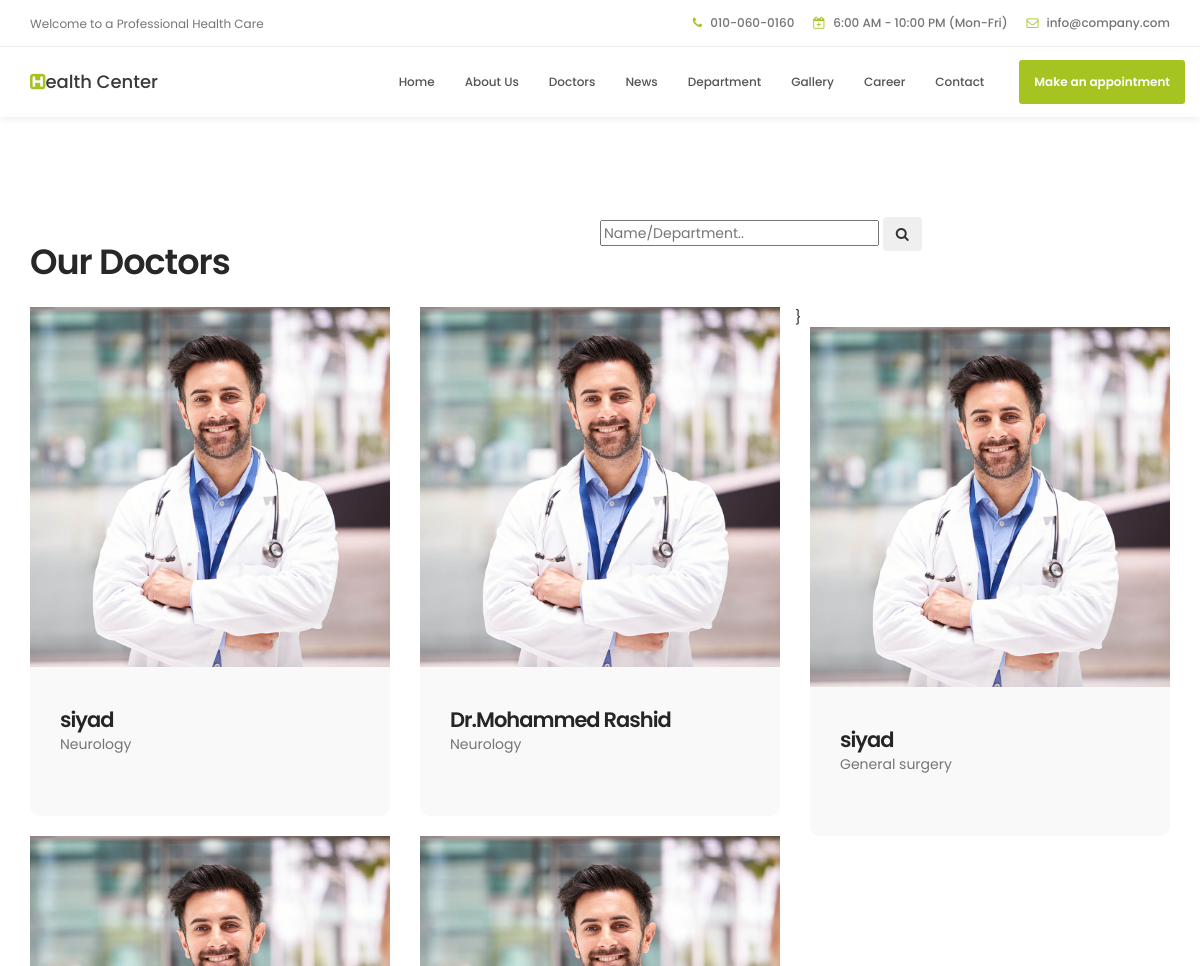
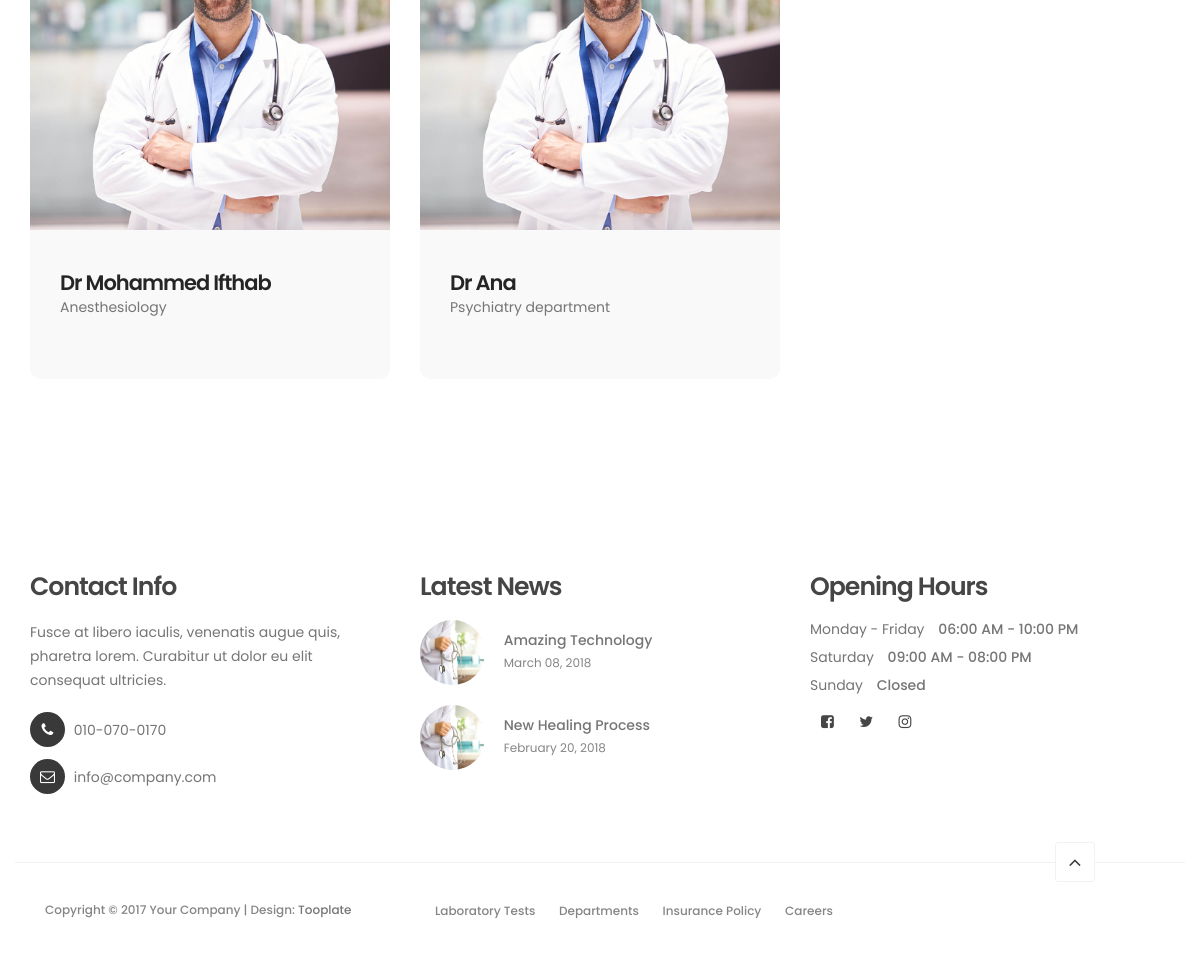
Page /doctorsviews/ on the committed database (2 pictures, top to bottom).
### myapp/models.py (models this page shows, shortened)
class Doctors(models.Model):
    doc_name = models.CharField(max_length=30,null=True)
    doc_dep = models.ForeignKey(Department,on_delete=models.CASCADE,related_name='dep_name')
    designation = models.TextField(null=True)
    age = models.IntegerField(null=True)
    doc_img = models.ImageField(null=True,upload_to='doctors')
    exp = models.IntegerField(null=True)
    qualification = models.CharField(max_length=50,null=True)
    opening_time = models.CharField(max_length=30,null=True)
    day = models.CharField(max_length=30,null=True)
    place = models.CharField(max_length=30,null=True)

class Department(models.Model):
    Title = models.CharField(max_length=30,null=True)
    Description = models.TextField(max_length=200,null=True)
    def __str__(self):
        return self.Title

### myapp/views.py (the view)
# urls.py: path('doctorsviews/',views.doctors_views,name='doctorsviews'),
def doctors_views(request):
    query = request.GET.get('query')
    if query:
        doctors = Doctors.objects.filter(doc_name__icontains=query)| Doctors.objects.filter(doc_dep__Title__icontains=query)
        if doctors:
            return render(request, 'team.html', {'doctors': doctors})
        else:
            print("Error.html")
    else:
        results = Doctors.objects.all
    return render(request, 'team.html', {'results': results})

### templates/team.html (shortened to what this page needs)
{%extends 'base.html'%}
{%load static%}
{%block content%}
     <section id="team" data-stellar-background-ratio="1">
          <div class="container">
               <div class="row">
                    <div class="col-md-6 col-sm-6">
                         <div class="about-info">
                              <h2 class="wow fadeInUp" data-wow-delay="0.1s">Our Doctors</h2>
                         </div>
                    </div>
                    <form method="GET" class="form-inline">
                         <input type="text" name="query" placeholder="Name/Department..">
                         <button class="btn my-2 my-sm-0 nav_search-btn" type="submit">
                              <i class="fa fa-search" aria-hidden="true"></i>
                         </button>
                    </form>
                    <div class="clearfix"></div>
                    {% if doctors %}
                    {% for data in doctors%}
                    <div class="col-md-4 col-sm-6">
                         <div class="team-thumb wow fadeInUp" data-wow-delay="0.2s">
                              <img src="{{data.doc_img.url}}" class="img-responsive" alt="">
                                   <div class="team-info">
                                        <a href="/doctorsprofile/{{data.id}}">
                                        <h3>{{data.doc_name}}</h3>
                                        <p>{{data.doc_dep}}</p>
                                        <ul class="social-icon">
                                             <li><a href="#" class="fa fa-linkedin-square"></a></li>
                                             <li><a href="#" class="fa fa-envelope-o"></a></li>
                                        </ul>
                                    </a>
                                   </div>
                         </div>
                    </div>
                    {%endfor%}
                    {% else %}}
                     {% for data in results%}
                             <div class="col-md-4 col-sm-6">
                         <div class="team-thumb wow fadeInUp" data-wow-delay="0.2s">
                              <img src="{{data.doc_img.url}}" class="img-responsive" alt="">
                                   <div class="team-info">
                                        <a href="/doctorsprofile/{{data.id}}">
                                        <h3>{{data.doc_name}}</h3>
                                        <p>{{data.doc_dep}}</p>
                                    </a>
                                   </div>
                         </div>
                    </div>
                    {%endfor%}
                    {% endif %}
               </div>
          </div>
     </section>
{%endblock%}

### templates/base.html (shortened to what this page needs)
<!DOCTYPE html>
{%load static%}
<html lang="en">
<head>
     <link rel="stylesheet" href="{%static 'css/bootstrap.min.css'%}">
     <link rel="stylesheet" href="{%static 'css/font-awesome.min.css'%}">
     <link rel="stylesheet" href="{%static 'css/animate.css'%}">
     <link rel="stylesheet" href="{%static 'css/owl.carousel.css'%}">
     <link rel="stylesheet" href="{%static 'css/owl.theme.default.min.css'%}">
     <link rel="stylesheet" href="{%static 'css/tooplate-style.css'%}">
</head>
<body id="top" data-spy="scroll" data-target=".navbar-collapse" data-offset="50">
     <header>
          <div class="container">
               <div class="row">
                    <div class="col-md-4 col-sm-5">
                         <p>Welcome to a Professional Health Care</p>
                    </div>
                    <div class="col-md-8 col-sm-7 text-align-right">
                         <span class="phone-icon"><i class="fa fa-phone"></i> 010-060-0160</span>
                         <span class="date-icon"><i class="fa fa-calendar-plus-o"></i> 6:00 AM - 10:00 PM (Mon-Fri)</span>
                         <span class="email-icon"><i class="fa fa-envelope-o"></i> <a href="#">info@company.com</a></span>
                    </div>
               </div>
          </div>
     </header>
     <section class="navbar navbar-default navbar-static-top" role="navigation">
          <div class="container">
               <div class="navbar-header">
                    <a href="{%url 'home'%}" class="navbar-brand"><i class="fa fa-h-square"></i>ealth Center</a>
               </div>
               <div class="collapse navbar-collapse">
                    <ul class="nav navbar-nav navbar-right">
                         <li><a href="{%url 'home'%}" class="smoothScroll">Home</a></li>
                         <li><a href="{%url 'about'%}" class="smoothScroll">About Us</a></li>
                         <li><a href="{%url 'doctorsviews'%}" class="smoothScroll">Doctors</a></li>
                         <li><a href="{%url 'news'%}" class="smoothScroll">News</a></li>
                         <li><a href="{%url 'department'%}" class="smoothScroll">Department</a></li>
                         <li><a href="{%url 'gallery'%}" class="smoothScroll">Gallery</a></li>
                         <li><a href="{%url 'job'%}" class="smoothScroll">Career</a></li>
                         <li><a href="{%url 'contact'%}" class="smoothScroll">Contact</a></li>
                         <li class="appointment-btn"><a href="{%url 'appointment'%}">Make an appointment</a></li>
                    </ul>
               </div>
          </div>
     </section>
     {%block content%}
{%endblock%}
     <footer data-stellar-background-ratio="5">
          <div class="container">
               <div class="row">
                    <div class="col-md-4 col-sm-4">
                         <div class="footer-thumb">
                              <h4 class="wow fadeInUp" data-wow-delay="0.4s">Contact Info</h4>
                              <p>Fusce at libero iaculis, venenatis augue quis, pharetra lorem. Curabitur ut dolor eu elit consequat ultricies.</p>
                              <div class="contact-info">
                                   <p><i class="fa fa-phone"></i> 010-070-0170</p>
                                   <p><i class="fa fa-envelope-o"></i> <a href="#">info@company.com</a></p>
                              </div>
                         </div>
                    </div>
                    <div class="col-md-4 col-sm-4">
                         <div class="footer-thumb">
                              <h4 class="wow fadeInUp" data-wow-delay="0.4s">Latest News</h4>
                              <div class="latest-stories">
                                   <div class="stories-image">
                                        <a href="#"><img src="{%static 'images/news-image.jpg'%}" class="img-responsive" alt=""></a>
                                   </div>
                                   <div class="stories-info">
                                        <a href="#"><h5>Amazing Technology</h5></a>
                                        <span>March 08, 2018</span>
                                   </div>
                              </div>
                              <div class="latest-stories">
                                   <div class="stories-image">
                                        <a href="#"><img src="{%static 'images/news-image.jpg'%}" class="img-responsive" alt=""></a>
                                   </div>
                                   <div class="stories-info">
                                        <a href="#"><h5>New Healing Process</h5></a>
                                        <span>February 20, 2018</span>
                                   </div>
                              </div>
                         </div>
                    </div>
                    <div class="col-md-4 col-sm-4">
                         <div class="footer-thumb">
                              <div class="opening-hours">
                                   <h4 class="wow fadeInUp" data-wow-delay="0.4s">Opening Hours</h4>
                                   <p>Monday - Friday <span>06:00 AM - 10:00 PM</span></p>
                                   <p>Saturday <span>09:00 AM - 08:00 PM</span></p>
                                   <p>Sunday <span>Closed</span></p>
                              </div>
                              <ul class="social-icon">
                                   <li><a href="https://www.facebook.com/tooplate" class="fa fa-facebook-square" attr="facebook icon"></a></li>
                                   <li><a href="#" class="fa fa-twitter"></a></li>
                                   <li><a href="#" class="fa fa-instagram"></a></li>
                              </ul>
                         </div>
                    </div>
                    <div class="col-md-12 col-sm-12 border-top">
                         <div class="col-md-4 col-sm-6">
                              <div class="copyright-text">
                                   <p>Copyright &copy; 2017 Your Company
                                   | Design: <a href="http://www.tooplate.com" target="_parent">Tooplate</a></p>
                              </div>
                         </div>
                         <div class="col-md-6 col-sm-6">
                              <div class="footer-link">
                                   <a href="#">Laboratory Tests</a>
                                   <a href="#">Departments</a>
                                   <a href="#">Insurance Policy</a>
                                   <a href="#">Careers</a>
                              </div>
                         </div>
                         <div class="col-md-2 col-sm-2 text-align-center">
                              <div class="angle-up-btn">
                                  <a href="#top" class="smoothScroll wow fadeInUp" data-wow-delay="1.2s"><i class="fa fa-angle-up"></i></a>
                              </div>
                         </div>
                    </div>
               </div>
          </div>
     </footer>
</body>
</html>

### rows in the picture
Doctors: doc_img (picture), doc_name "siyad", doc_dep "Neurology"
Doctors: doc_img (picture), doc_name "Dr.Mohammed Rashid", doc_dep "Neurology"
Doctors: doc_img (picture), doc_name "siyad", doc_dep "General surgery"
Doctors: doc_img (picture), doc_name "Dr Mohammed Ifthab", doc_dep "Anesthesiology"
Doctors: doc_img (picture), doc_name "Dr Ana", doc_dep "Psychiatry department"
